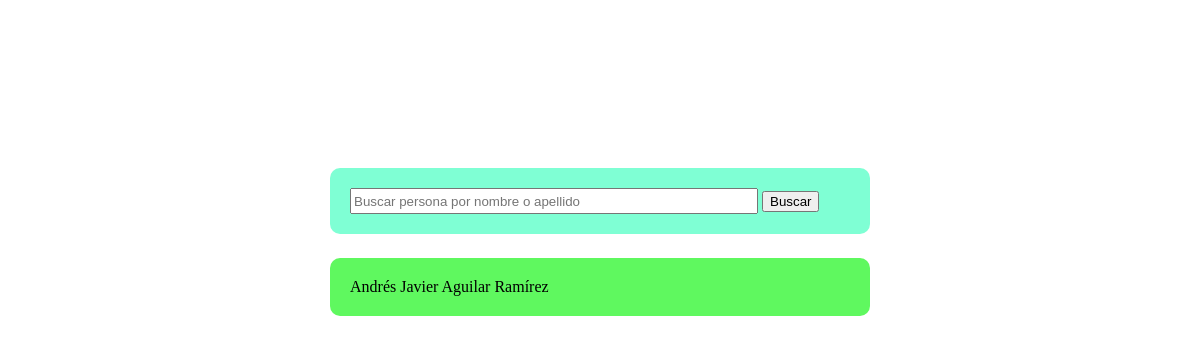
The page /search/ on the database as committed earlier.
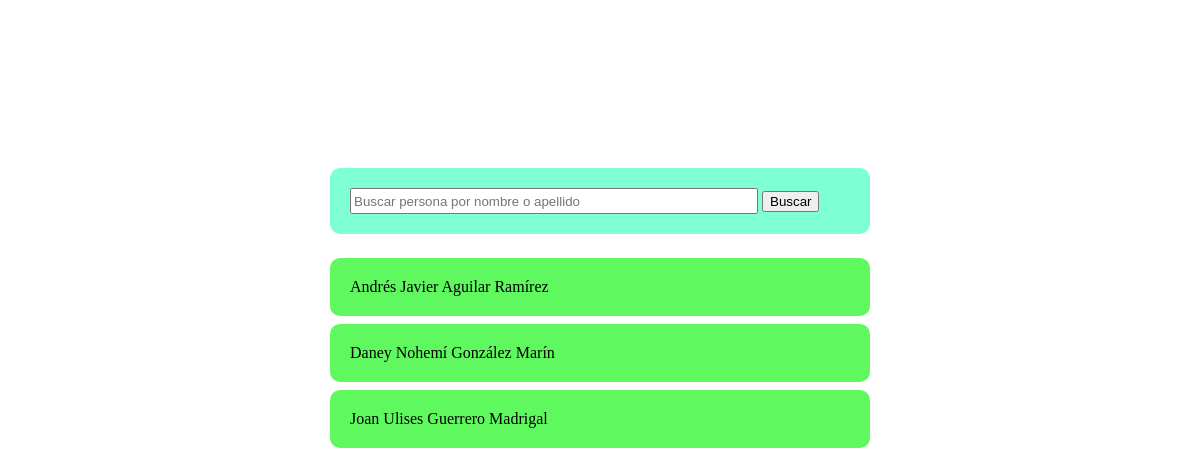
The same page on the database as committed later.
### cv_manager/models.py (models this page shows, shortened)
class Person(models.Model):
    name = models.CharField(max_length=50, null=False)
    last_name = models.CharField(max_length=50, null=False)
    profile_image = models.ImageField(
        upload_to='profile_images/',
        height_field=None,
        width_field=None,
        max_length=255,
        blank=True,
        null=True
    )
    about = models.TextField(null=False)
    slug = models.SlugField(null=False)
    pallete = models.ForeignKey(ColorPallete, related_name='color_pallete', on_delete=models.PROTECT, null=True)

### cv_manager/views.py (the view)
# urls.py: path('search/', views.search, name='search')
def search(request):
    query = request.GET.get('q', '')
    results = Person.objects.filter(name__icontains=query) | Person.objects.filter(last_name__icontains=query)
    return render(request, 'search_results.html', {'results': results, 'query': query})

### templates/search_results.html
{% extends 'search.html' %}
{% block results %}
{% if results %}
{% for person in results %}
    <div class="result-box">
        <a href="{% url 'cv_view' slug=person.slug %}">{{ person.name }} {{ person.last_name }}</a>
    </div>
{% endfor %}
{% else %}
    <li>No se encontraron resultados para "{{ query }}"</li>
{% endif %}
{% endblock %}

### templates/search.html (shortened to what this page needs)
{% load static %}
<!DOCTYPE html>
<html lang="en">
<head>
    <link rel="stylesheet" href="{% static 'css/search.css' %}">
</head>
<body>
    <div id="main-box">
        <form action="{% url 'search' %}" method="get">
            <input type="text" name="q" placeholder="Buscar persona por nombre o apellido" value="{{ query }}">
            <button type="submit">Buscar</button>
        </form>
    </div>
    {% block results %}
    {% endblock results %}
</body>
</html>

### static/css/search.css (style rules this page uses)
body { display: flex; flex-direction: column; align-items: center; }
#main-box { margin-top: 20vh; margin-bottom: 3vh; background-color: aquamarine; padding: 20px; border-radius: 10px; width: 500px; }
input { width: 80%; height: 20px; }
.result-box { width: 500px; padding: 20px; margin-bottom: 1vh; background-color: rgb(95, 248, 95); border-radius: 10px; }
.result-box a { padding: 0px; margin: 0px; }
a, a:visited, a:active { text-decoration: none; color: inherit; }

Rows that differ between the two databases and show on the page:
added Person: name "Daney Nohemí", last_name "González Marín"
added Person: name "Joan Ulises", last_name "Guerrero Madrigal"
